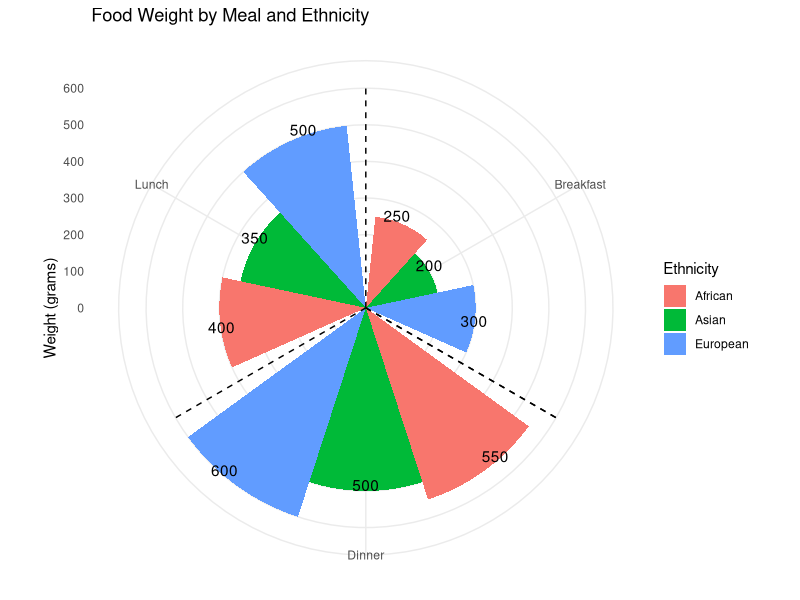

Here is the R script that generated this plot:
library(ggplot2)
library(dplyr)

# Example data
data <- data.frame(
  Ethnicity = c("European", "African", "Asian"),
  Breakfast = c(300, 250, 200),
  Lunch = c(500, 400, 350),
  Dinner = c(600, 550, 500)
)

# Reshape the data from wide to long format
data_long <- data %>%
  tidyr::pivot_longer(cols = -Ethnicity, names_to = "Meal", values_to = "Weight")


# Plot
ggplot(data_long, aes(x = Meal, y = Weight, fill = Ethnicity, label = Weight)) +
  geom_bar(stat = "identity", position = position_dodge(width = 0.9)) +
  geom_text(aes(y = Weight , angle = 0), position = position_dodge(width = 1), vjust = 0) +
  geom_vline(xintercept = seq(1.5, 4.5, by = 1), color = "black", linetype = "dashed") +
  coord_polar() +
  theme_minimal() +
  labs(title = "Food Weight by Meal and Ethnicity",
       x = NULL, y = "Weight (grams)",
       fill = "Ethnicity")

